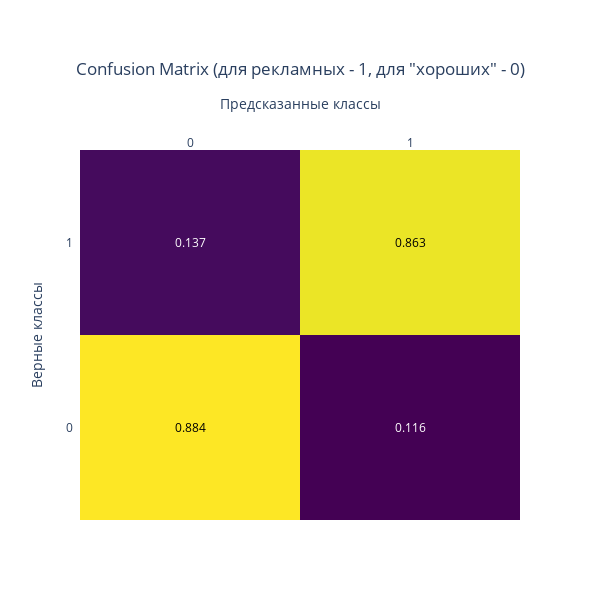

Notebook code for this chart:
### Code cell
import plotly.graph_objects as go
import plotly.figure_factory as ff

num_classes = 2

# Построение матрицы ошибок
fig = ff.create_annotated_heatmap(z=cm, 
                                  x=[str(i) for i in range(num_classes)], 
                                  y=[str(i) for i in range(num_classes)], 
                                  colorscale='Viridis')

fig.update_layout(
    title=dict(text='Confusion Matrix (для рекламных - 1, для "хороших" - 0)', x=0.5, xanchor='center'),
    xaxis=dict(title='Предсказанные классы', title_standoff=20),
    yaxis=dict(title='Верные классы', title_standoff=20, automargin=True),
    margin=dict(t=150),
    width=600, height=600
)

fig.show()

### Figure 1 — Plotly figure (JSON) as saved in the notebook; plotly's stock layout.template omitted (floating-point values rounded to 4 significant figures)
{"data": [{"colorscale": [[0, "#440154"], [0.1111, "#482878"], [0.2222, "#3e4989"], [0.3333, "#31688e"], [0.4444, "#26828e"], [0.5556, "#1f9e89"], [0.6667, "#35b779"], [0.7778, "#6ece58"], [0.8889, "#b5de2b"], [1, "#fde725"]], "reversescale": false, "showscale": false, "type": "heatmap", "x": ["0", "1"], "y": ["0", "1"], "z": [[0.884, 0.116], [0.137, 0.863]]}], "layout": {"annotations": [{"font": {"color": "#000000"}, "showarrow": false, "text": "0.884", "x": "0", "xref": "x", "y": "0", "yref": "y"}, {"font": {"color": "#FFFFFF"}, "showarrow": false, "text": "0.116", "x": "1", "xref": "x", "y": "0", "yref": "y"}, {"font": {"color": "#FFFFFF"}, "showarrow": false, "text": "0.137", "x": "0", "xref": "x", "y": "1", "yref": "y"}, {"font": {"color": "#000000"}, "showarrow": false, "text": "0.863", "x": "1", "xref": "x", "y": "1", "yref": "y"}], "height": 600, "margin": {"t": 150}, "title": {"text": "Confusion Matrix (для рекламных - 1, для \"хороших\" - 0)", "x": 0.5, "xanchor": "center"}, "width": 600, "xaxis": {"autorange": true, "dtick": 1, "gridcolor": "rgb(0, 0, 0)", "range": [-0.5, 1.5], "side": "top", "ticks": "", "title": {"standoff": 20, "text": "Предсказанные классы"}, "type": "category"}, "yaxis": {"automargin": true, "autorange": true, "dtick": 1, "range": [-0.5, 1.5], "ticks": "", "ticksuffix": "  ", "title": {"standoff": 20, "text": "Верные классы"}, "type": "category"}}}
